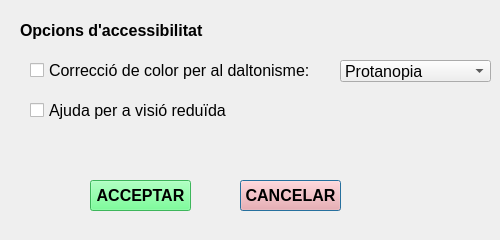
<?xml version="1.0" encoding="UTF-8"?>
<ui version="4.0">
 <class>Dialog</class>
 <widget class="QDialog" name="Dialog">
  <property name="geometry">
   <rect>
    <x>0</x>
    <y>0</y>
    <width>500</width>
    <height>240</height>
   </rect>
  </property>
  <property name="windowTitle">
   <string>Dialog</string>
  </property>
  <widget class="QLabel" name="labelAccessibilitat">
   <property name="geometry">
    <rect>
     <x>20</x>
     <y>20</y>
     <width>211</width>
     <height>21</height>
    </rect>
   </property>
   <property name="font">
    <font>
     <pointsize>12</pointsize>
     <weight>75</weight>
     <bold>true</bold>
    </font>
   </property>
   <property name="text">
    <string>Opcions d'accessibilitat</string>
   </property>
  </widget>
  <widget class="QCheckBox" name="checkDaltonisme">
   <property name="geometry">
    <rect>
     <x>30</x>
     <y>60</y>
     <width>301</width>
     <height>20</height>
    </rect>
   </property>
   <property name="font">
    <font>
     <pointsize>12</pointsize>
    </font>
   </property>
   <property name="text">
    <string>Correcció de color per al daltonisme:</string>
   </property>
  </widget>
  <widget class="QComboBox" name="comboDaltonisme">
   <property name="geometry">
    <rect>
     <x>340</x>
     <y>60</y>
     <width>151</width>
     <height>22</height>
    </rect>
   </property>
   <property name="font">
    <font>
     <pointsize>12</pointsize>
    </font>
   </property>
   <item>
    <property name="text">
     <string>Protanopia</string>
    </property>
   </item>
   <item>
    <property name="text">
     <string>Deuteranopia</string>
    </property>
   </item>
   <item>
    <property name="text">
     <string>Tritanopia</string>
    </property>
   </item>
  </widget>
  <widget class="QPushButton" name="pushCancelar">
   <property name="geometry">
    <rect>
     <x>240</x>
     <y>180</y>
     <width>101</width>
     <height>31</height>
    </rect>
   </property>
   <property name="palette">
    <palette>
     <active>
      <colorrole role="WindowText">
       <brush brushstyle="SolidPattern">
        <color alpha="255">
         <red>0</red>
         <green>0</green>
         <blue>0</blue>
        </color>
       </brush>
      </colorrole>
      <colorrole role="Button">
       <brush brushstyle="SolidPattern">
        <color alpha="255">
         <red>255</red>
         <green>156</green>
         <blue>156</blue>
        </color>
       </brush>
      </colorrole>
      <colorrole role="Light">
       <brush brushstyle="SolidPattern">
        <color alpha="255">
         <red>255</red>
         <green>127</green>
         <blue>127</blue>
        </color>
       </brush>
      </colorrole>
      <colorrole role="Midlight">
       <brush brushstyle="SolidPattern">
        <color alpha="255">
         <red>255</red>
         <green>63</green>
         <blue>63</blue>
        </color>
       </brush>
      </colorrole>
      <colorrole role="Dark">
       <brush brushstyle="SolidPattern">
        <color alpha="255">
         <red>127</red>
         <green>0</green>
         <blue>0</blue>
        </color>
       </brush>
      </colorrole>
      <colorrole role="Mid">
       <brush brushstyle="SolidPattern">
        <color alpha="255">
         <red>170</red>
         <green>0</green>
         <blue>0</blue>
        </color>
       </brush>
      </colorrole>
      <colorrole role="Text">
       <brush brushstyle="SolidPattern">
        <color alpha="255">
         <red>0</red>
         <green>0</green>
         <blue>0</blue>
        </color>
       </brush>
      </colorrole>
      <colorrole role="BrightText">
       <brush brushstyle="SolidPattern">
        <color alpha="255">
         <red>255</red>
         <green>255</green>
         <blue>255</blue>
        </color>
       </brush>
      </colorrole>
      <colorrole role="ButtonText">
       <brush brushstyle="SolidPattern">
        <color alpha="255">
         <red>0</red>
         <green>0</green>
         <blue>0</blue>
        </color>
       </brush>
      </colorrole>
      <colorrole role="Base">
       <brush brushstyle="SolidPattern">
        <color alpha="255">
         <red>255</red>
         <green>156</green>
         <blue>156</blue>
        </color>
       </brush>
      </colorrole>
      <colorrole role="Window">
       <brush brushstyle="SolidPattern">
        <color alpha="255">
         <red>255</red>
         <green>156</green>
         <blue>156</blue>
        </color>
       </brush>
      </colorrole>
      <colorrole role="Shadow">
       <brush brushstyle="SolidPattern">
        <color alpha="255">
         <red>0</red>
         <green>0</green>
         <blue>0</blue>
        </color>
       </brush>
      </colorrole>
      <colorrole role="AlternateBase">
       <brush brushstyle="SolidPattern">
        <color alpha="255">
         <red>255</red>
         <green>127</green>
         <blue>127</blue>
        </color>
       </brush>
      </colorrole>
      <colorrole role="ToolTipBase">
       <brush brushstyle="SolidPattern">
        <color alpha="255">
         <red>255</red>
         <green>255</green>
         <blue>220</blue>
        </color>
       </brush>
      </colorrole>
      <colorrole role="ToolTipText">
       <brush brushstyle="SolidPattern">
        <color alpha="255">
         <red>0</red>
         <green>0</green>
         <blue>0</blue>
        </color>
       </brush>
      </colorrole>
      <colorrole role="PlaceholderText">
       <brush brushstyle="NoBrush">
        <color alpha="128">
         <red>0</red>
         <green>0</green>
         <blue>0</blue>
        </color>
       </brush>
      </colorrole>
     </active>
     <inactive>
      <colorrole role="WindowText">
       <brush brushstyle="SolidPattern">
        <color alpha="255">
         <red>0</red>
         <green>0</green>
         <blue>0</blue>
        </color>
       </brush>
      </colorrole>
      <colorrole role="Button">
       <brush brushstyle="SolidPattern">
        <color alpha="255">
         <red>255</red>
         <green>156</green>
         <blue>156</blue>
        </color>
       </brush>
      </colorrole>
      <colorrole role="Light">
       <brush brushstyle="SolidPattern">
        <color alpha="255">
         <red>255</red>
         <green>127</green>
         <blue>127</blue>
        </color>
       </brush>
      </colorrole>
      <colorrole role="Midlight">
       <brush brushstyle="SolidPattern">
        <color alpha="255">
         <red>255</red>
         <green>63</green>
         <blue>63</blue>
        </color>
       </brush>
      </colorrole>
      <colorrole role="Dark">
       <brush brushstyle="SolidPattern">
        <color alpha="255">
         <red>127</red>
         <green>0</green>
         <blue>0</blue>
        </color>
       </brush>
      </colorrole>
      <colorrole role="Mid">
       <brush brushstyle="SolidPattern">
        <color alpha="255">
         <red>170</red>
         <green>0</green>
         <blue>0</blue>
        </color>
       </brush>
      </colorrole>
      <colorrole role="Text">
       <brush brushstyle="SolidPattern">
        <color alpha="255">
         <red>0</red>
         <green>0</green>
         <blue>0</blue>
        </color>
       </brush>
      </colorrole>
      <colorrole role="BrightText">
       <brush brushstyle="SolidPattern">
        <color alpha="255">
         <red>255</red>
         <green>255</green>
         <blue>255</blue>
        </color>
       </brush>
      </colorrole>
      <colorrole role="ButtonText">
       <brush brushstyle="SolidPattern">
        <color alpha="255">
         <red>0</red>
         <green>0</green>
         <blue>0</blue>
        </color>
       </brush>
      </colorrole>
      <colorrole role="Base">
       <brush brushstyle="SolidPattern">
        <color alpha="255">
         <red>255</red>
         <green>156</green>
         <blue>156</blue>
        </color>
       </brush>
      </colorrole>
      <colorrole role="Window">
       <brush brushstyle="SolidPattern">
        <color alpha="255">
         <red>255</red>
         <green>156</green>
         <blue>156</blue>
        </color>
       </brush>
      </colorrole>
      <colorrole role="Shadow">
       <brush brushstyle="SolidPattern">
        <color alpha="255">
         <red>0</red>
         <green>0</green>
         <blue>0</blue>
        </color>
       </brush>
      </colorrole>
      <colorrole role="AlternateBase">
       <brush brushstyle="SolidPattern">
        <color alpha="255">
         <red>255</red>
         <green>127</green>
         <blue>127</blue>
        </color>
       </brush>
      </colorrole>
      <colorrole role="ToolTipBase">
       <brush brushstyle="SolidPattern">
        <color alpha="255">
         <red>255</red>
         <green>255</green>
         <blue>220</blue>
        </color>
       </brush>
      </colorrole>
      <colorrole role="ToolTipText">
       <brush brushstyle="SolidPattern">
        <color alpha="255">
         <red>0</red>
         <green>0</green>
         <blue>0</blue>
        </color>
       </brush>
      </colorrole>
      <colorrole role="PlaceholderText">
       <brush brushstyle="NoBrush">
        <color alpha="128">
         <red>0</red>
         <green>0</green>
         <blue>0</blue>
        </color>
       </brush>
      </colorrole>
     </inactive>
     <disabled>
      <colorrole role="WindowText">
       <brush brushstyle="SolidPattern">
        <color alpha="255">
         <red>127</red>
         <green>0</green>
         <blue>0</blue>
        </color>
       </brush>
      </colorrole>
      <colorrole role="Button">
       <brush brushstyle="SolidPattern">
        <color alpha="255">
         <red>255</red>
         <green>156</green>
         <blue>156</blue>
        </color>
       </brush>
      </colorrole>
      <colorrole role="Light">
       <brush brushstyle="SolidPattern">
        <color alpha="255">
         <red>255</red>
         <green>127</green>
         <blue>127</blue>
        </color>
       </brush>
      </colorrole>
      <colorrole role="Midlight">
       <brush brushstyle="SolidPattern">
        <color alpha="255">
         <red>255</red>
         <green>63</green>
         <blue>63</blue>
        </color>
       </brush>
      </colorrole>
      <colorrole role="Dark">
       <brush brushstyle="SolidPattern">
        <color alpha="255">
         <red>127</red>
         <green>0</green>
         <blue>0</blue>
        </color>
       </brush>
      </colorrole>
      <colorrole role="Mid">
       <brush brushstyle="SolidPattern">
        <color alpha="255">
         <red>170</red>
         <green>0</green>
         <blue>0</blue>
        </color>
       </brush>
      </colorrole>
      <colorrole role="Text">
       <brush brushstyle="SolidPattern">
        <color alpha="255">
         <red>127</red>
         <green>0</green>
         <blue>0</blue>
        </color>
       </brush>
      </colorrole>
      <colorrole role="BrightText">
       <brush brushstyle="SolidPattern">
        <color alpha="255">
         <red>255</red>
         <green>255</green>
         <blue>255</blue>
        </color>
       </brush>
      </colorrole>
      <colorrole role="ButtonText">
       <brush brushstyle="SolidPattern">
        <color alpha="255">
         <red>127</red>
         <green>0</green>
         <blue>0</blue>
        </color>
       </brush>
      </colorrole>
      <colorrole role="Base">
       <brush brushstyle="SolidPattern">
        <color alpha="255">
         <red>255</red>
         <green>156</green>
         <blue>156</blue>
        </color>
       </brush>
      </colorrole>
      <colorrole role="Window">
       <brush brushstyle="SolidPattern">
        <color alpha="255">
         <red>255</red>
         <green>156</green>
         <blue>156</blue>
        </color>
       </brush>
      </colorrole>
      <colorrole role="Shadow">
       <brush brushstyle="SolidPattern">
        <color alpha="255">
         <red>0</red>
         <green>0</green>
         <blue>0</blue>
        </color>
       </brush>
      </colorrole>
      <colorrole role="AlternateBase">
       <brush brushstyle="SolidPattern">
        <color alpha="255">
         <red>255</red>
         <green>0</green>
         <blue>0</blue>
        </color>
       </brush>
      </colorrole>
      <colorrole role="ToolTipBase">
       <brush brushstyle="SolidPattern">
        <color alpha="255">
         <red>255</red>
         <green>255</green>
         <blue>220</blue>
        </color>
       </brush>
      </colorrole>
      <colorrole role="ToolTipText">
       <brush brushstyle="SolidPattern">
        <color alpha="255">
         <red>0</red>
         <green>0</green>
         <blue>0</blue>
        </color>
       </brush>
      </colorrole>
      <colorrole role="PlaceholderText">
       <brush brushstyle="NoBrush">
        <color alpha="128">
         <red>0</red>
         <green>0</green>
         <blue>0</blue>
        </color>
       </brush>
      </colorrole>
     </disabled>
    </palette>
   </property>
   <property name="font">
    <font>
     <pointsize>12</pointsize>
     <weight>75</weight>
     <bold>true</bold>
    </font>
   </property>
   <property name="styleSheet">
    <string notr="true">background-color: rgb(255, 156, 156);</string>
   </property>
   <property name="text">
    <string>CANCELAR</string>
   </property>
  </widget>
  <widget class="QPushButton" name="pushAcceptar">
   <property name="geometry">
    <rect>
     <x>90</x>
     <y>180</y>
     <width>101</width>
     <height>31</height>
    </rect>
   </property>
   <property name="palette">
    <palette>
     <active>
      <colorrole role="WindowText">
       <brush brushstyle="SolidPattern">
        <color alpha="255">
         <red>0</red>
         <green>0</green>
         <blue>0</blue>
        </color>
       </brush>
      </colorrole>
      <colorrole role="Button">
       <brush brushstyle="SolidPattern">
        <color alpha="255">
         <red>85</red>
         <green>255</green>
         <blue>127</blue>
        </color>
       </brush>
      </colorrole>
      <colorrole role="Light">
       <brush brushstyle="SolidPattern">
        <color alpha="255">
         <red>127</red>
         <green>255</green>
         <blue>127</blue>
        </color>
       </brush>
      </colorrole>
      <colorrole role="Midlight">
       <brush brushstyle="SolidPattern">
        <color alpha="255">
         <red>63</red>
         <green>255</green>
         <blue>63</blue>
        </color>
       </brush>
      </colorrole>
      <colorrole role="Dark">
       <brush brushstyle="SolidPattern">
        <color alpha="255">
         <red>0</red>
         <green>127</green>
         <blue>0</blue>
        </color>
       </brush>
      </colorrole>
      <colorrole role="Mid">
       <brush brushstyle="SolidPattern">
        <color alpha="255">
         <red>0</red>
         <green>170</green>
         <blue>0</blue>
        </color>
       </brush>
      </colorrole>
      <colorrole role="Text">
       <brush brushstyle="SolidPattern">
        <color alpha="255">
         <red>0</red>
         <green>0</green>
         <blue>0</blue>
        </color>
       </brush>
      </colorrole>
      <colorrole role="BrightText">
       <brush brushstyle="SolidPattern">
        <color alpha="255">
         <red>255</red>
         <green>255</green>
         <blue>255</blue>
        </color>
       </brush>
      </colorrole>
      <colorrole role="ButtonText">
       <brush brushstyle="SolidPattern">
        <color alpha="255">
         <red>0</red>
         <green>0</green>
         <blue>0</blue>
        </color>
       </brush>
      </colorrole>
      <colorrole role="Base">
       <brush brushstyle="SolidPattern">
        <color alpha="255">
         <red>85</red>
         <green>255</green>
         <blue>127</blue>
        </color>
       </brush>
      </colorrole>
      <colorrole role="Window">
       <brush brushstyle="SolidPattern">
        <color alpha="255">
         <red>85</red>
         <green>255</green>
         <blue>127</blue>
        </color>
       </brush>
      </colorrole>
      <colorrole role="Shadow">
       <brush brushstyle="SolidPattern">
        <color alpha="255">
         <red>0</red>
         <green>0</green>
         <blue>0</blue>
        </color>
       </brush>
      </colorrole>
      <colorrole role="AlternateBase">
       <brush brushstyle="SolidPattern">
        <color alpha="255">
         <red>127</red>
         <green>255</green>
         <blue>127</blue>
        </color>
       </brush>
      </colorrole>
      <colorrole role="ToolTipBase">
       <brush brushstyle="SolidPattern">
        <color alpha="255">
         <red>255</red>
         <green>255</green>
         <blue>220</blue>
        </color>
       </brush>
      </colorrole>
      <colorrole role="ToolTipText">
       <brush brushstyle="SolidPattern">
        <color alpha="255">
         <red>0</red>
         <green>0</green>
         <blue>0</blue>
        </color>
       </brush>
      </colorrole>
      <colorrole role="PlaceholderText">
       <brush brushstyle="NoBrush">
        <color alpha="128">
         <red>0</red>
         <green>0</green>
         <blue>0</blue>
        </color>
       </brush>
      </colorrole>
     </active>
     <inactive>
      <colorrole role="WindowText">
       <brush brushstyle="SolidPattern">
        <color alpha="255">
         <red>0</red>
         <green>0</green>
         <blue>0</blue>
        </color>
       </brush>
      </colorrole>
      <colorrole role="Button">
       <brush brushstyle="SolidPattern">
        <color alpha="255">
         <red>85</red>
         <green>255</green>
         <blue>127</blue>
        </color>
       </brush>
      </colorrole>
      <colorrole role="Light">
       <brush brushstyle="SolidPattern">
        <color alpha="255">
         <red>127</red>
         <green>255</green>
         <blue>127</blue>
        </color>
       </brush>
      </colorrole>
      <colorrole role="Midlight">
       <brush brushstyle="SolidPattern">
        <color alpha="255">
         <red>63</red>
         <green>255</green>
         <blue>63</blue>
        </color>
       </brush>
      </colorrole>
      <colorrole role="Dark">
       <brush brushstyle="SolidPattern">
        <color alpha="255">
         <red>0</red>
         <green>127</green>
         <blue>0</blue>
        </color>
       </brush>
      </colorrole>
      <colorrole role="Mid">
       <brush brushstyle="SolidPattern">
        <color alpha="255">
         <red>0</red>
         <green>170</green>
         <blue>0</blue>
        </color>
       </brush>
      </colorrole>
      <colorrole role="Text">
       <brush brushstyle="SolidPattern">
        <color alpha="255">
         <red>0</red>
         <green>0</green>
         <blue>0</blue>
        </color>
       </brush>
      </colorrole>
      <colorrole role="BrightText">
       <brush brushstyle="SolidPattern">
        <color alpha="255">
         <red>255</red>
         <green>255</green>
         <blue>255</blue>
        </color>
       </brush>
      </colorrole>
      <colorrole role="ButtonText">
       <brush brushstyle="SolidPattern">
        <color alpha="255">
         <red>0</red>
         <green>0</green>
         <blue>0</blue>
        </color>
       </brush>
      </colorrole>
      <colorrole role="Base">
       <brush brushstyle="SolidPattern">
        <color alpha="255">
         <red>85</red>
         <green>255</green>
         <blue>127</blue>
        </color>
       </brush>
      </colorrole>
      <colorrole role="Window">
       <brush brushstyle="SolidPattern">
        <color alpha="255">
         <red>85</red>
         <green>255</green>
         <blue>127</blue>
        </color>
       </brush>
      </colorrole>
      <colorrole role="Shadow">
       <brush brushstyle="SolidPattern">
        <color alpha="255">
         <red>0</red>
         <green>0</green>
         <blue>0</blue>
        </color>
       </brush>
      </colorrole>
      <colorrole role="AlternateBase">
       <brush brushstyle="SolidPattern">
        <color alpha="255">
         <red>127</red>
         <green>255</green>
         <blue>127</blue>
        </color>
       </brush>
      </colorrole>
      <colorrole role="ToolTipBase">
       <brush brushstyle="SolidPattern">
        <color alpha="255">
         <red>255</red>
         <green>255</green>
         <blue>220</blue>
        </color>
       </brush>
      </colorrole>
      <colorrole role="ToolTipText">
       <brush brushstyle="SolidPattern">
        <color alpha="255">
         <red>0</red>
         <green>0</green>
         <blue>0</blue>
        </color>
       </brush>
      </colorrole>
      <colorrole role="PlaceholderText">
       <brush brushstyle="NoBrush">
        <color alpha="128">
         <red>0</red>
         <green>0</green>
         <blue>0</blue>
        </color>
       </brush>
      </colorrole>
     </inactive>
     <disabled>
      <colorrole role="WindowText">
       <brush brushstyle="SolidPattern">
        <color alpha="255">
         <red>0</red>
         <green>127</green>
         <blue>0</blue>
        </color>
       </brush>
      </colorrole>
      <colorrole role="Button">
       <brush brushstyle="SolidPattern">
        <color alpha="255">
         <red>85</red>
         <green>255</green>
         <blue>127</blue>
        </color>
       </brush>
      </colorrole>
      <colorrole role="Light">
       <brush brushstyle="SolidPattern">
        <color alpha="255">
         <red>127</red>
         <green>255</green>
         <blue>127</blue>
        </color>
       </brush>
      </colorrole>
      <colorrole role="Midlight">
       <brush brushstyle="SolidPattern">
        <color alpha="255">
         <red>63</red>
         <green>255</green>
         <blue>63</blue>
        </color>
       </brush>
      </colorrole>
      <colorrole role="Dark">
       <brush brushstyle="SolidPattern">
        <color alpha="255">
         <red>0</red>
         <green>127</green>
         <blue>0</blue>
        </color>
       </brush>
      </colorrole>
      <colorrole role="Mid">
       <brush brushstyle="SolidPattern">
        <color alpha="255">
         <red>0</red>
         <green>170</green>
         <blue>0</blue>
        </color>
       </brush>
      </colorrole>
      <colorrole role="Text">
       <brush brushstyle="SolidPattern">
        <color alpha="255">
         <red>0</red>
         <green>127</green>
         <blue>0</blue>
        </color>
       </brush>
      </colorrole>
      <colorrole role="BrightText">
       <brush brushstyle="SolidPattern">
        <color alpha="255">
         <red>255</red>
         <green>255</green>
         <blue>255</blue>
        </color>
       </brush>
      </colorrole>
      <colorrole role="ButtonText">
       <brush brushstyle="SolidPattern">
        <color alpha="255">
         <red>0</red>
         <green>127</green>
         <blue>0</blue>
        </color>
       </brush>
      </colorrole>
      <colorrole role="Base">
       <brush brushstyle="SolidPattern">
        <color alpha="255">
         <red>85</red>
         <green>255</green>
         <blue>127</blue>
        </color>
       </brush>
      </colorrole>
      <colorrole role="Window">
       <brush brushstyle="SolidPattern">
        <color alpha="255">
         <red>85</red>
         <green>255</green>
         <blue>127</blue>
        </color>
       </brush>
      </colorrole>
      <colorrole role="Shadow">
       <brush brushstyle="SolidPattern">
        <color alpha="255">
         <red>0</red>
         <green>0</green>
         <blue>0</blue>
        </color>
       </brush>
      </colorrole>
      <colorrole role="AlternateBase">
       <brush brushstyle="SolidPattern">
        <color alpha="255">
         <red>0</red>
         <green>255</green>
         <blue>0</blue>
        </color>
       </brush>
      </colorrole>
      <colorrole role="ToolTipBase">
       <brush brushstyle="SolidPattern">
        <color alpha="255">
         <red>255</red>
         <green>255</green>
         <blue>220</blue>
        </color>
       </brush>
      </colorrole>
      <colorrole role="ToolTipText">
       <brush brushstyle="SolidPattern">
        <color alpha="255">
         <red>0</red>
         <green>0</green>
         <blue>0</blue>
        </color>
       </brush>
      </colorrole>
      <colorrole role="PlaceholderText">
       <brush brushstyle="NoBrush">
        <color alpha="128">
         <red>0</red>
         <green>0</green>
         <blue>0</blue>
        </color>
       </brush>
      </colorrole>
     </disabled>
    </palette>
   </property>
   <property name="font">
    <font>
     <pointsize>12</pointsize>
     <weight>75</weight>
     <bold>true</bold>
    </font>
   </property>
   <property name="styleSheet">
    <string notr="true">background-color: rgb(85, 255, 127);</string>
   </property>
   <property name="text">
    <string>ACCEPTAR</string>
   </property>
  </widget>
  <widget class="QCheckBox" name="checkVisioReduida">
   <property name="geometry">
    <rect>
     <x>30</x>
     <y>100</y>
     <width>301</width>
     <height>20</height>
    </rect>
   </property>
   <property name="font">
    <font>
     <pointsize>12</pointsize>
    </font>
   </property>
   <property name="text">
    <string>Ajuda per a visió reduïda</string>
   </property>
  </widget>
 </widget>
 <resources/>
 <connections/>
</ui>
